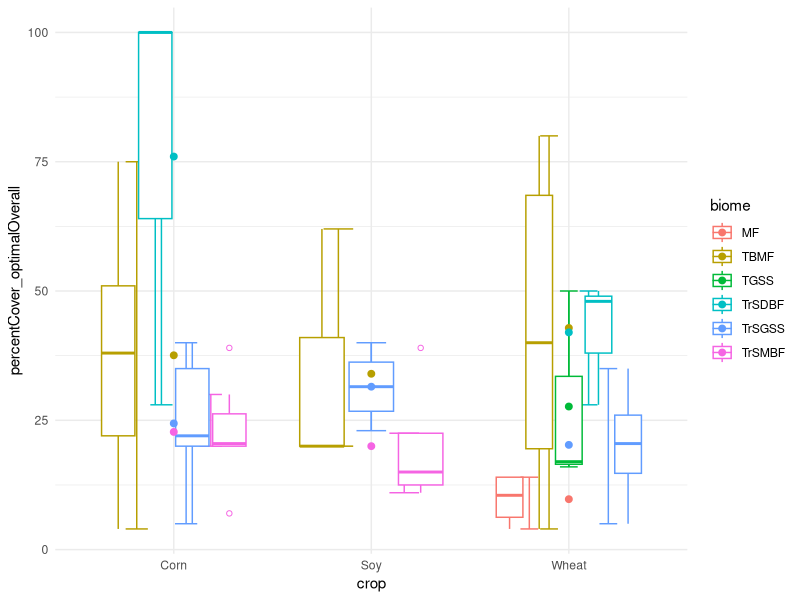
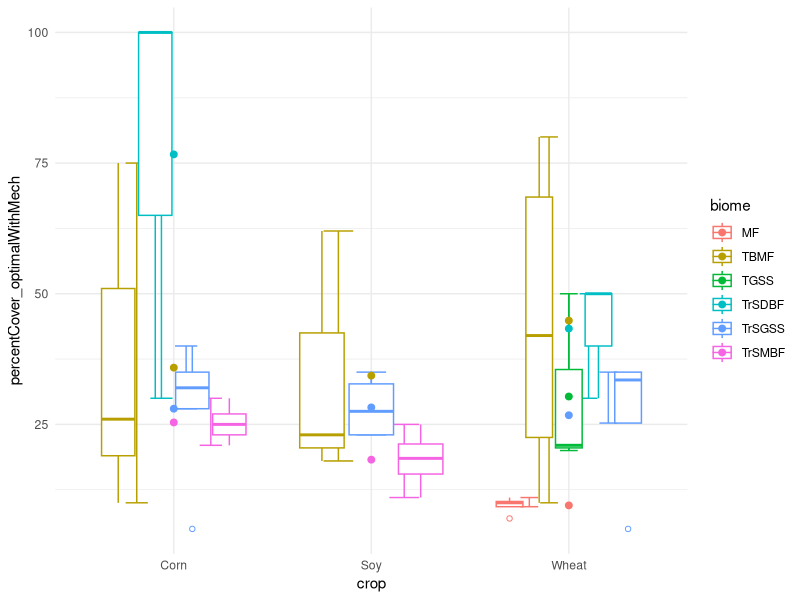
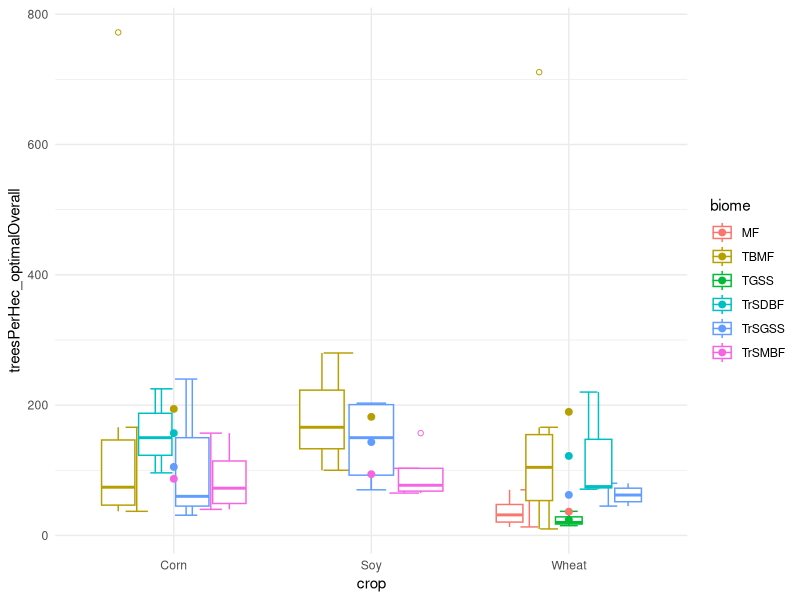
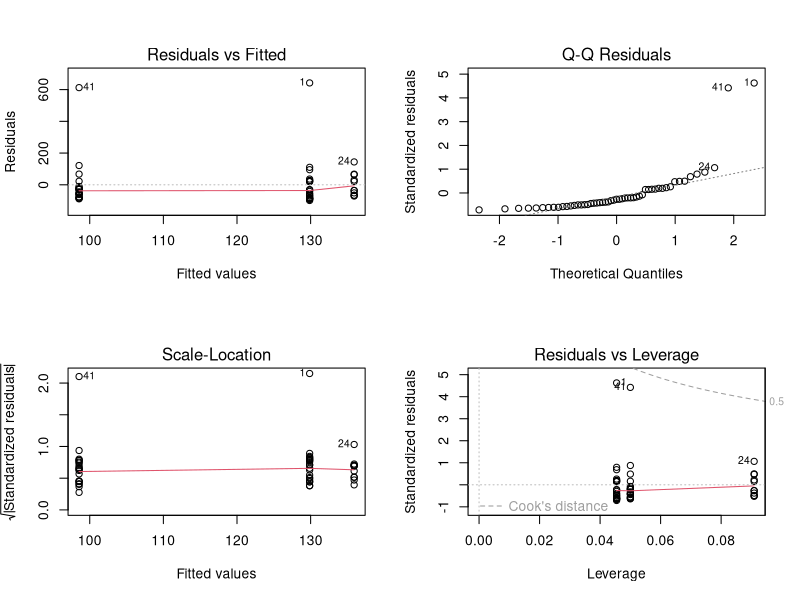
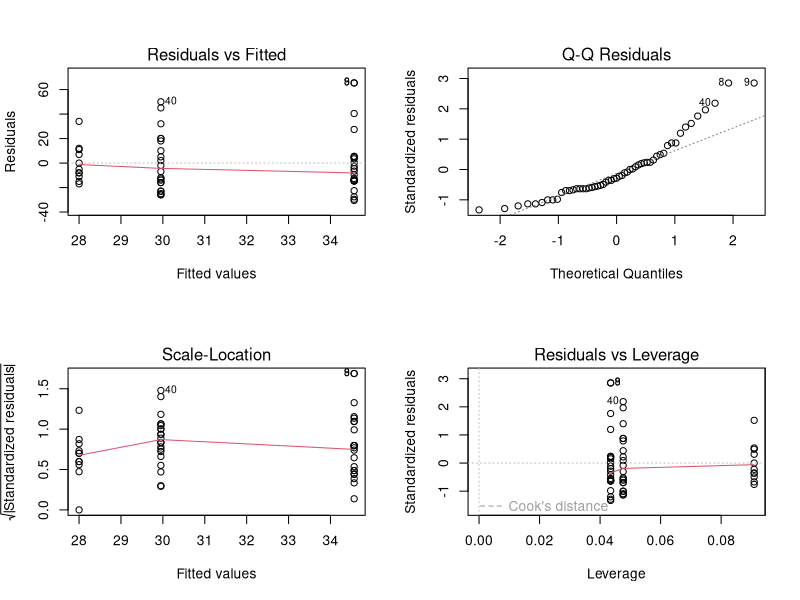
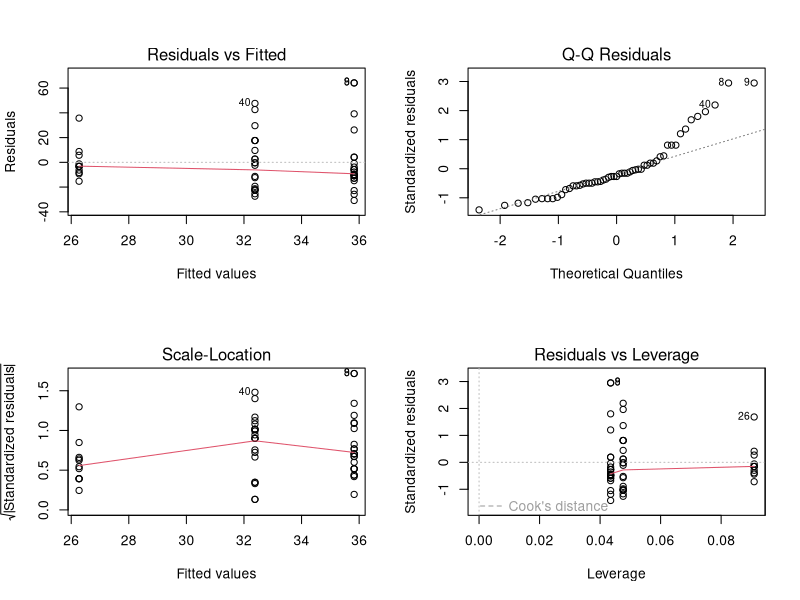
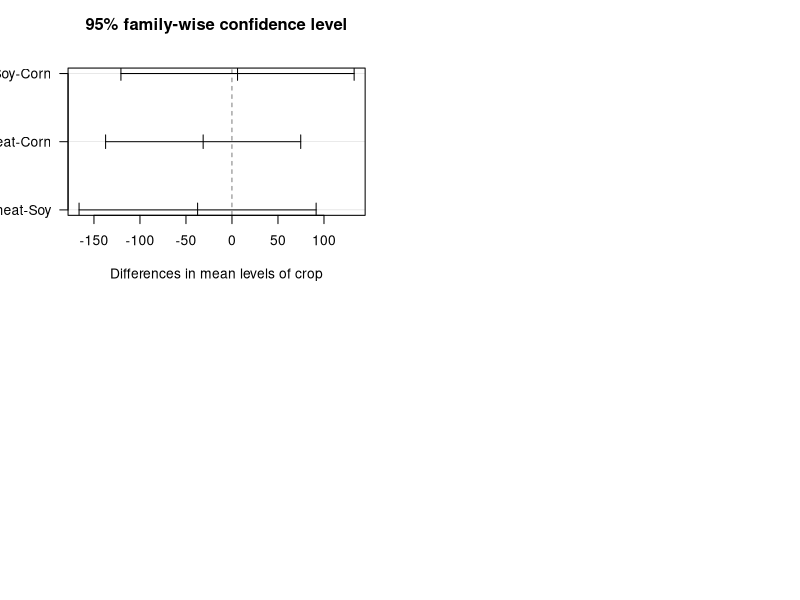

Write R code to recreate these figures, in order. (Note: this script raises an error after producing the figures.)
#ok let's do the dang thing
#TIA ANOVA
#how do experts' responses vary by crop and biome (and climate and veg)?
#experts' responses = percentCover_optimalWithMech, treesPerHec_optimalOverall, percentCover_optimalOverall
#potential spanners in the works:
#an effect of ‘continent’ as a potential explanatory variable
#expert ^^
library(tidyverse)

data11<-read_delim("anovaData11.csv",delim=",",col_names=T)
data11<-data11 %>% 
  transmute(
    id=ID,
    anova=ANOVA,
    continent=`CONTINENT: Please select the continent you will address in this questionnaire.  Please select only one.  We welcome responses for multiple continents; however; as responses will likely vary by bio...`,
    avgHeight=`TreeAvgMatureHeight(M)R2`,
    avgWidth=`TreeAvgMatureWidth(M)R2`,
    treeArea=`Tree Area (m2)RecalculatedR2`,
    crop=Crop,
    biome=Biome,
    climate=Clim,
    vegetation=Veg,
    percentCover_optimalWithMech=`CS_Final1OptimalCropSpecificTotal TreeCover/ha (%) w/ Mechanization scaled across all cropland by level of mech(CY)GivenR2`,
    treesPerHec_optimalOverall=`Tha_2FinalOptimalAcrossAll CropsTrees/ha_GivenR2`,
    percentCover_optimalOverall=`AA_3FinalOptimalAcrossAllCrops%cover_GivenR2`  
  )
#remove % sign
data11$percentCover_optimalOverall <- gsub("%","", data11$percentCover_optimalOverall)
data11$percentCover_optimalWithMech <- gsub("%","", data11$percentCover_optimalWithMech)

#change data classes as needed
data11$crop <- as.factor(data11$crop)
data11$treesPerHec_optimalOverall <- as.numeric(data11$treesPerHec_optimalOverall)
data11$percentCover_optimalOverall <- as.numeric(data11$percentCover_optimalOverall)
data11$percentCover_optimalWithMech <- as.numeric(data11$percentCover_optimalWithMech)

#remove the weird one row of NA
data11 <- data11[!is.na(data11$id),]

ggplot(data11, aes(x=crop, y=percentCover_optimalOverall, color=biome))+ 
  stat_boxplot(geom='errorbar', linetype=1, width=0.5)+  #whiskers
  geom_boxplot(outlier.shape=1)+    
  stat_summary(fun.y=mean, geom="point", size=2)+   #dot for the mean  theme_minimal()
  theme_minimal()

ggplot(data11, aes(x=crop, y=percentCover_optimalWithMech, color=biome))+ 
  stat_boxplot(geom='errorbar', linetype=1, width=0.5)+  #whiskers
  geom_boxplot(outlier.shape=1)+    
  stat_summary(fun.y=mean, geom="point", size=2)+   #dot for the mean  theme_minimal()
  theme_minimal()

ggplot(data11, aes(x=crop, y=treesPerHec_optimalOverall, color=biome))+ 
  stat_boxplot(geom='errorbar', linetype=1, width=0.5)+  #whiskers
  geom_boxplot(outlier.shape=1)+    
  stat_summary(fun.y=mean, geom="point", size=2)+   #dot for the mean  theme_minimal()
  theme_minimal()

#to test for additive (+) to test for interaction (*)
#ANOVA using all rows, do crops do anything to responses?
#no
#probably because sample size is v smol
crop_tph <- aov(treesPerHec_optimalOverall ~ crop, data = data11)
crop_cov <- aov(percentCover_optimalOverall~ crop, data = data11)
crop_covMech <- aov(percentCover_optimalWithMech ~ crop, data = data11)
summary(crop_covMech)

#check for non-normal residuals
par(mfrow=c(2,2))
plot(crop_tph) #suss
plot(crop_cov) #also suss
plot(crop_covMech) #hmmm

#Tukey's HSD tests what the diff is
tuk <- TukeyHSD(crop_tph)
plot(tuk, las = 1) #you want your error bars to not overlap

#red line representing the mean of the residuals should be horizontal and centered on zero (or on one, in the scale-location plot), meaning that there are no large outliers that would cause bias in the model.
#in QQ plot, closer to a slope of 1 the better
#if not normal, use Kruskal-Wallis (yup!)
#A collection of data samples are independent if they come from unrelated populations
# and the samples do not affect each other. 
#Using the Kruskal-Wallis Test, we can decide whether the population distributions 
# are identical without assuming them to follow the normal distribution.
#Can use as long as the two distributions are similar
#If your samples have very different distributions or very unequal variances, 
# these tests will cause an inflated Type I error rate

kruskal.test(treesPerHec_optimalOverall ~ crop+biome, data = data11)
kruskal.test(percentCover_optimalWithMech ~ crop, data = data11)
kruskal.test(percentCover_optimalOverall ~ crop, data = data11)

pairwise.wilcox.test(data11$treesPerHec_optimalOverall, data11$crop,
                     p.adjust.method = "BH")
pairwise.wilcox.test(data11$percentCover_optimalWithMech, data11$crop,
                     p.adjust.method = "BH")
pairwise.wilcox.test(data11$percentCover_optimalOverall, data11$crop,
                     p.adjust.method = "BH")
#In wilcox.test.default(xi, xj, paired = paired, ...) :
#cannot compute exact p-value with ties
#what does this mean??

#another way to do KW test
data11 %>% rstatix::kruskal_test(percentCover_optimalOverall ~ crop)
data11 %>% rstatix::kruskal_test(treesPerHec_optimalOverall ~ crop)
data11 %>% rstatix::kruskal_test(percentCover_optimalWithMech ~ crop)

# Effect size
# The eta squared, based on the H-statistic, can be used as the measure of the Kruskal-Wallis test effect size. It is calculated as follow : eta2[H] = (H - k + 1)/(n - k); where H is the value obtained in the Kruskal-Wallis test; k is the number of groups; n is the total number of observations (M. T. Tomczak and Tomczak 2014).
# 
# The eta-squared estimate assumes values from 0 to 1 and multiplied by 100 indicates the percentage of variance in the dependent variable explained by the independent variable.
# 
# The interpretation values commonly in published literature are: 
#0.01- < 0.06 (small effect), 0.06 - < 0.14 (moderate effect) and >= 0.14 (large effect).

data11 %>% rstatix::kruskal_effsize(treesPerHec_optimalOverall ~ crop)
data11 %>% rstatix::kruskal_effsize(percentCover_optimalWithMech ~ crop)
data11 %>% rstatix::kruskal_effsize(percentCover_optimalOverall ~ crop)

#From above, we know that there is a significant difference between groups in tph
#but we don’t know which pairs of groups are different
#if p<0.05, then follow up with Dunn’s test to identify which groups are different
#could also use the Wilcoxon’s test to calculate pairwise comparisons between group levels 
#with corrections for multiple testing
data11 %>% rstatix::dunn_test(treesPerHec_optimalOverall ~ crop, p.adjust.method = "bonferroni") 


#what about biome
#remove any crop duplicates
bio <- subset(data11, select=-c(crop))
bio <- bio[!duplicated(bio),]

ggplot(bio, aes(x=biome, y=percentCover_optimalWithMech))+ 
  stat_boxplot(geom='errorbar', linetype=1, width=0.5)+  #whiskers
  geom_boxplot(outlier.shape=1)+    
  stat_summary(fun.y=mean, geom="point", size=2)+   #dot for the mean
  theme_minimal()

ggplot(bio, aes(x=biome, y=percentCover_optimalOverall))+ 
  stat_boxplot(geom='errorbar', linetype=1, width=0.5)+  #whiskers
  geom_boxplot(outlier.shape=1)+    
  stat_summary(fun.y=mean, geom="point", size=2)+   #dot for the mean  theme_minimal()
  theme_minimal()

ggplot(bio, aes(x=biome, y=treesPerHec_optimalOverall))+ 
  stat_boxplot(geom='errorbar', linetype=1, width=0.5)+  #whiskers
  geom_boxplot(outlier.shape=1)+    
  stat_summary(fun.y=mean, geom="point", size=2) +  #dot for the mean  theme_minimal()
  theme_minimal()

#probably because sample size is v smol
biome_tph <- aov(treesPerHec_optimalOverall ~ biome, data = bio)
biome_cov <- aov(percentCover_optimalOverall~ biome, data = bio)
biome_covMech <- aov(percentCover_optimalWithMech ~ biome, data = bio)
summary(biome_tph)

#check for non-normal residuals
par(mfrow=c(2,2))
plot(biome_tph) #suss
plot(biome_cov) #also suss
plot(biome_covMech) #hmmm

#another way to do KW test
bio %>% rstatix::kruskal_test(percentCover_optimalOverall ~ biome)
bio %>% rstatix::kruskal_test(treesPerHec_optimalOverall ~ biome)
bio %>% rstatix::kruskal_test(percentCover_optimalWithMech ~ biome)

# Effect size
bio %>% rstatix::kruskal_effsize(treesPerHec_optimalOverall ~ biome)
bio %>% rstatix::kruskal_effsize(percentCover_optimalWithMech ~ biome)
bio %>% rstatix::kruskal_effsize(percentCover_optimalOverall ~ biome)

#dunn's test 
bio %>% rstatix::dunn_test(treesPerHec_optimalOverall ~ biome, p.adjust.method = "bonferroni") 
bio %>% rstatix::dunn_test(percentCover_optimalWithMech ~ biome, p.adjust.method = "bonferroni") 
bio %>% rstatix::dunn_test(percentCover_optimalOverall ~ biome, p.adjust.method = "bonferroni") 

  